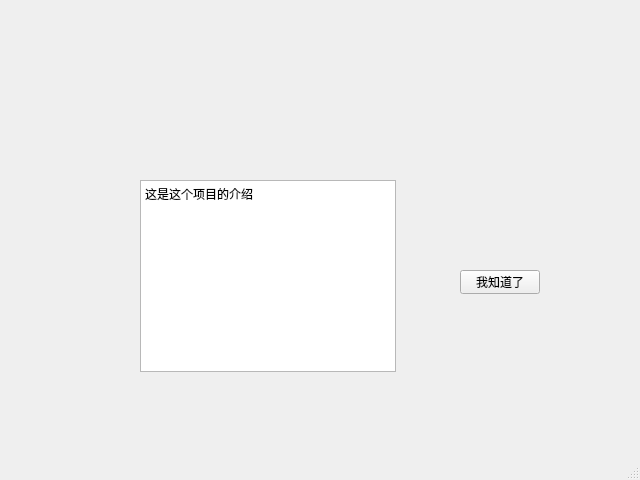
<?xml version="1.0" encoding="UTF-8"?>
<ui version="4.0">
 <class>Introduction</class>
 <widget class="QMainWindow" name="Introduction">
  <property name="geometry">
   <rect>
    <x>0</x>
    <y>0</y>
    <width>640</width>
    <height>480</height>
   </rect>
  </property>
  <property name="windowTitle">
   <string>项目介绍</string>
  </property>
  <widget class="QWidget" name="centralwidget">
   <widget class="QTextBrowser" name="_browser">
    <property name="geometry">
     <rect>
      <x>140</x>
      <y>180</y>
      <width>256</width>
      <height>192</height>
     </rect>
    </property>
    <property name="html">
     <string>&lt;!DOCTYPE HTML PUBLIC &quot;-//W3C//DTD HTML 4.0//EN&quot; &quot;http://www.w3.org/TR/REC-html40/strict.dtd&quot;&gt;
&lt;html&gt;&lt;head&gt;&lt;meta name=&quot;qrichtext&quot; content=&quot;1&quot; /&gt;&lt;meta charset=&quot;utf-8&quot; /&gt;&lt;style type=&quot;text/css&quot;&gt;
p, li { white-space: pre-wrap; }
hr { height: 1px; border-width: 0; }
li.unchecked::marker { content: &quot;\2610&quot;; }
li.checked::marker { content: &quot;\2612&quot;; }
&lt;/style&gt;&lt;/head&gt;&lt;body style=&quot; font-family:'Microsoft YaHei UI'; font-size:9pt; font-weight:400; font-style:normal;&quot;&gt;
&lt;p style=&quot; margin-top:0px; margin-bottom:0px; margin-left:0px; margin-right:0px; -qt-block-indent:0; text-indent:0px;&quot;&gt;这是这个项目的介绍&lt;/p&gt;&lt;/body&gt;&lt;/html&gt;</string>
    </property>
   </widget>
   <widget class="QPushButton" name="_exit">
    <property name="geometry">
     <rect>
      <x>460</x>
      <y>270</y>
      <width>80</width>
      <height>24</height>
     </rect>
    </property>
    <property name="text">
     <string>我知道了</string>
    </property>
   </widget>
  </widget>
  <widget class="QMenuBar" name="menubar">
   <property name="geometry">
    <rect>
     <x>0</x>
     <y>0</y>
     <width>640</width>
     <height>21</height>
    </rect>
   </property>
  </widget>
  <widget class="QStatusBar" name="statusbar"/>
 </widget>
 <resources/>
 <connections/>
</ui>
